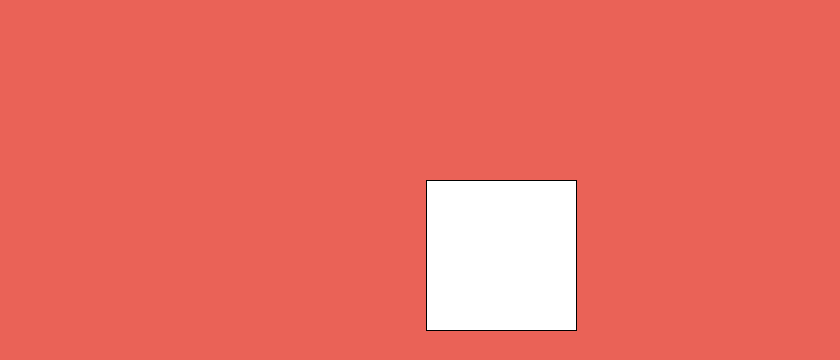
Frame 1 (no input)
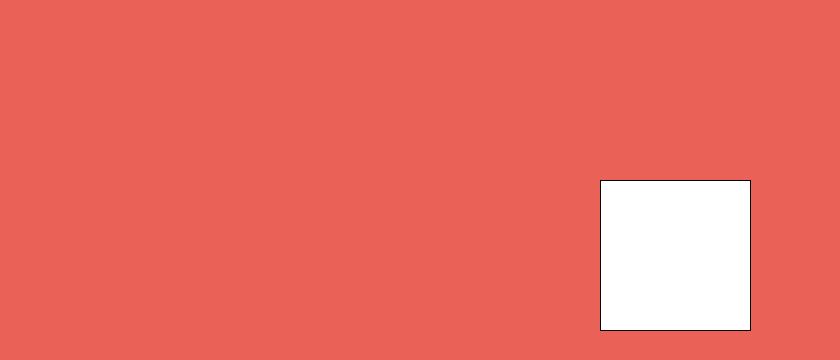
Frame 60 (the mouse pressed at the canvas centre just before this capture)
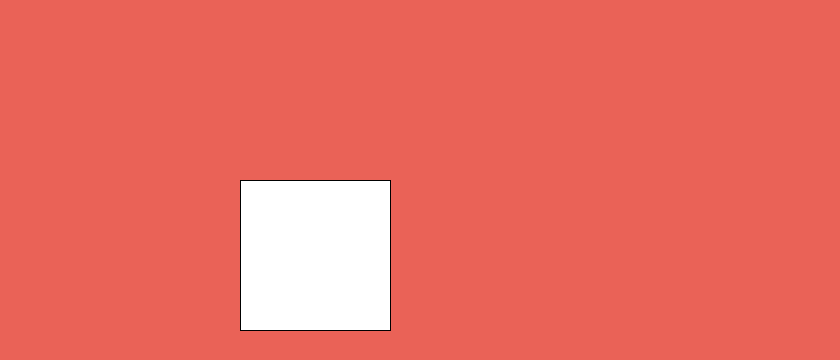
Frame 120 (the mouse held since frame 60 and released just before this capture)

The Processing sketch that drew these frames (run headless with seeded random() and noise(); from frame 60 on, the mouse is pressed at the canvas centre):

// Processing sketch: Week2MovingSquare
// ── Week2MovingSquare.pde
//position can change, so we'll make it a variable with a decimal point
//it will be empty in the beginning
float posX;
//so can the speed
float speedX = 6.0;

//We're only dealing with the left-to-right motion, so we only
//need the variable to the X position and X speed
// Up-to-down motion would need the Y axis

//same for width and height
int rectangleHeight = 150;
int rectangleWidth = 150;

//this is a checkbox - a boolean variable that is either true or false, on or off.
//it determines wether the rectangle should move to the right or not
boolean shouldMoveRight = true;

void setup(){
  //you can change the size of your app's window here:
  size(840, 360);
  // now that we know the width of the window let's put the starting point
  // at the horisontal center:
  posX = width/2;
}

void draw(){
  //set the background using 3 color values: Red, Green and Blue
  background(234, 98, 87);
  //the position of the rectanle (caltulated from its top left corner) 
  //plus its width gives us the right border of the rectangle
  //if it's at the width of the app window, its rightmost edge, 
  //or has somehow gone over that point - reverse the value of the boolean to the opposite
  //so during the next loop the 'if' statement on line 41 returns false
  if(posX + rectangleWidth >= width){
    shouldMoveRight = false;
  }
  //since the rectangle is drawn from the left we only need to compare its position X
  //agaisnt 0 to find out if it has reached or passed the left edge
  //if so - we'll start moving it to the right again
  if(posX <= 0){
    shouldMoveRight = true;
  }
  
  
  // if the boolean hold the 'true' value - we'll make the rectangle move to the right
  if( shouldMoveRight ){
    //add one pixel to the position X value, so that during the next loop the rectangle is drawn one pixel to the right
    posX = posX+speedX;
  }
  else {
    // if the boolean hold the 'false' value - subtract horizontal speed amount from the rectangle's position to make it move to the left
    posX = posX-speedX;
  }
  
  //draw the rectangle at the calculated position X and right below the
  // vertical center calculated by dividing the height of the window by 2
  rect(posX, height/2, rectangleWidth, rectangleHeight);
}
